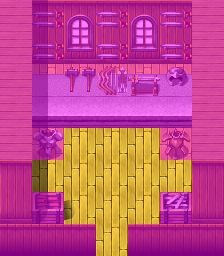

Below is a game level as drawn by its tile map, then a one-line description and the .tmx that defines it (tile-layer data replaced by summaries):
An orthogonal 7x8 tile map with 32x32 px tiles, 4 tile layers (Ground, Objects, Above, Walkable), 7 tilesets and 2 objects (mapchange, spawn).

<map version="1.0" orientation="orthogonal" width="7" height="8" tilewidth="32" tileheight="32">
    <tileset firstgid="1" name="map_10" tilewidth="32" tileheight="32">
        <image source="../drawable/map_10.png" />
    </tileset>
    <tileset firstgid="65" name="map_11" tilewidth="32" tileheight="32">
        <image source="../drawable/map_11.png" />
    </tileset>
    <tileset firstgid="129" name="map_8" tilewidth="32" tileheight="32">
        <image source="../drawable/map_8.png" />
    </tileset>
    <tileset firstgid="193" name="map_3" tilewidth="32" tileheight="32">
        <image source="../drawable/map_3.png" />
    </tileset>
    <tileset firstgid="257" name="map_0" tilewidth="32" tileheight="32">
        <image source="../drawable/map_0.png" />
    </tileset>
    <tileset firstgid="321" name="map_1" tilewidth="32" tileheight="32">
        <image source="../drawable/map_1.png" />
    </tileset>
    <tileset firstgid="385" name="map_2" tilewidth="32" tileheight="32">
        <image source="../drawable/map_2.png" />
    </tileset>
    <layer name="Ground" width="7" height="8">
        <data>[56 cells, 56 non-empty, 8 distinct tile ids]</data>
    </layer>
    <layer name="Objects" width="7" height="8">
        <data>[56 cells, 18 non-empty, 7 distinct tile ids]</data>
    </layer>
    <layer name="Above" width="7" height="8">
        <data>[56 cells, 11 non-empty, 6 distinct tile ids]</data>
    </layer>
    <layer name="Walkable" width="7" height="8">
        <data>[56 cells, 44 non-empty, 1 distinct tile ids]</data>
    </layer>
    <objectgroup name="Mapevents">
        <object name="south" type="mapchange" x="96" y="224" width="32" height="32">
            <properties>
                <property name="map" value="blackwater_mountain11" />
                <property name="place" value="house3" />
            </properties>
        </object>
    </objectgroup>
    <objectgroup name="Spawn">
        <object name="prim_armorer" type="spawn" x="96" y="128" width="32" height="32">
            <properties>
                <property name="spawngroup" value="prim_armorer" />
            </properties>
        </object>
    </objectgroup>
    <objectgroup name="Keys" />
</map>
